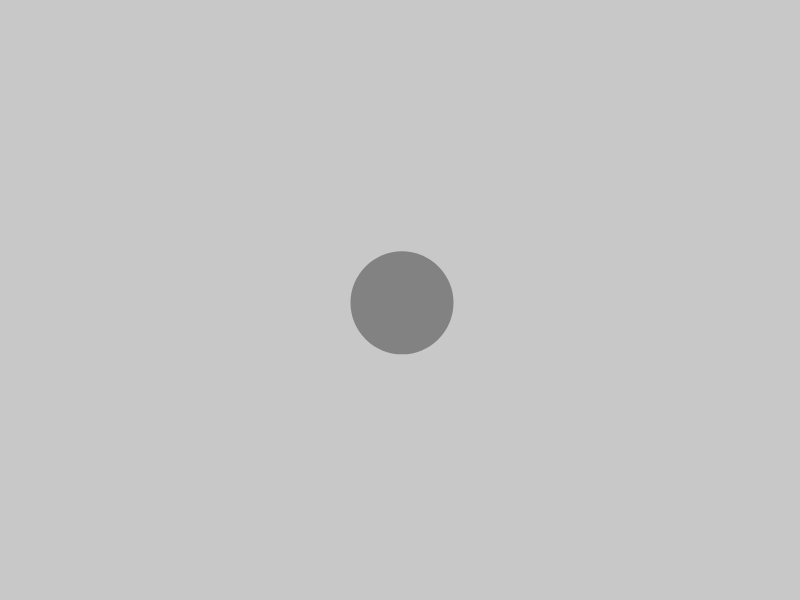
Frame 1 (no input)
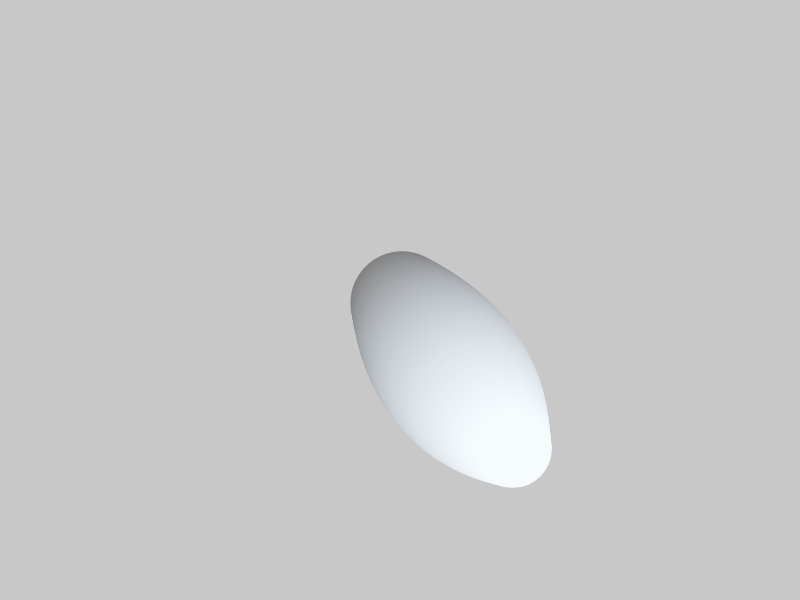
Frame 60 (no input)
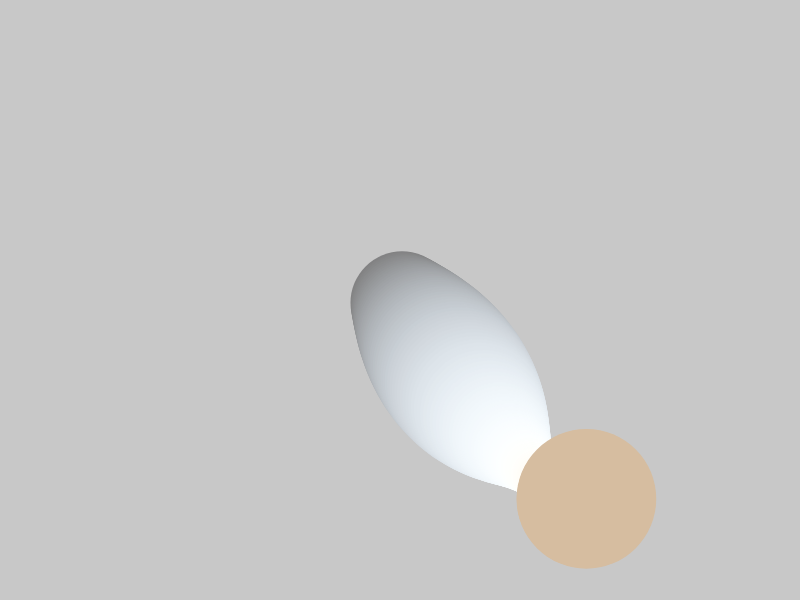
Frame 120 (the mouse pressed at the canvas centre since frame 60)

The p5.js sketch that drew these frames (run headless with seeded random() and noise() and a simulated clock; from frame 60 on, the mouse is pressed at the canvas centre):

// p5.js sketch
// ── sketch.js
// Tracciamento di una curva di Lissajous con frequenze differenti su x/y.
// Il punto lascia scia per evidenziare la figura nel tempo.

function setup() {
	createCanvas(800, 600)
	background(200, 200, 200)
}
function draw() {
	translate(width/2, height/2)
	const t = frameCount * 0.002

	const raggio = 200
	// Frequenze diverse su x e y generano la curva di Lissajous.
	const x = sin(t*5) * raggio
	const y = sin(t*7) * raggio
	const r = map(sin(t * 10), -1, 1, 0, 255)
	const g = map(sin(t * 11), -1, 1, 0, 255)
	const b = map(sin(t * 12), -1, 1, 0, 255)

	const diam = map(sin(t * 30), -1, 1, 50, 150)

	noStroke()
	fill(r, g, b)
	circle(x, y, diam)

}
